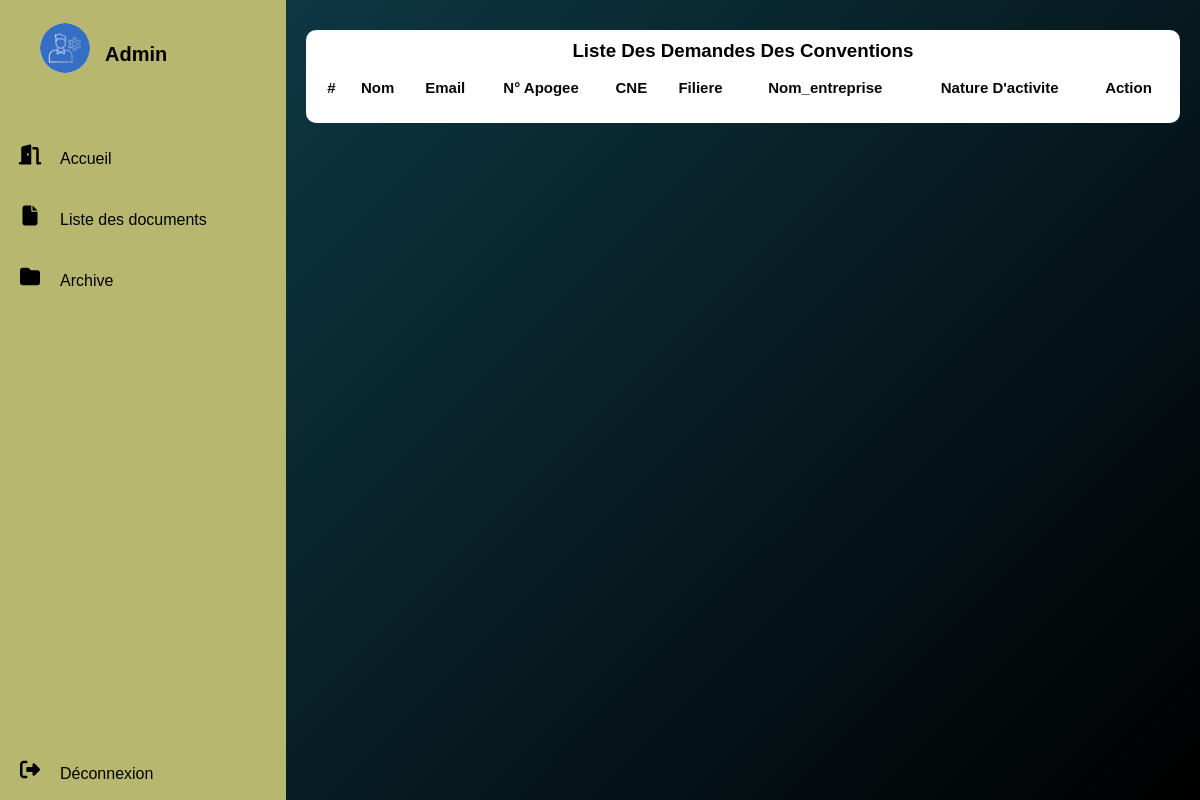
/pj_1/liste_convention.php, run on an earlier commit of the app's database.
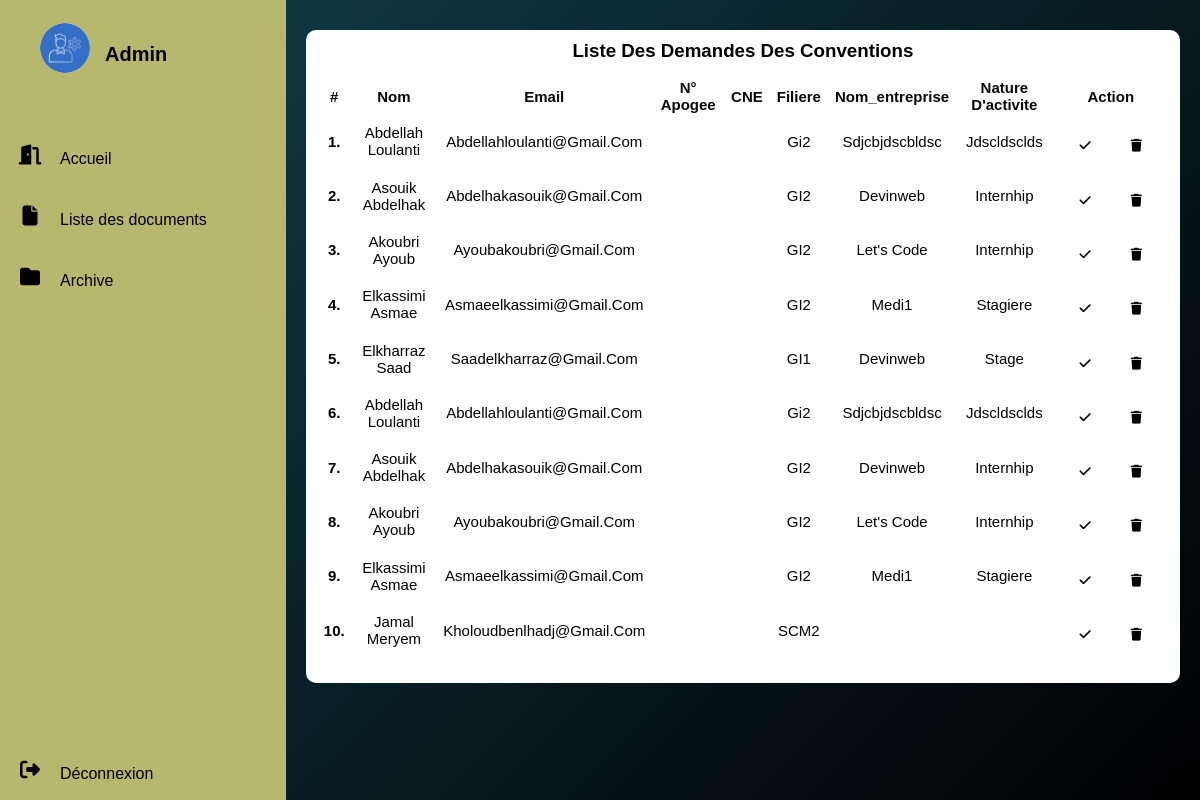
And on a later commit of the database.
### tables this page shows
CREATE TABLE `demandeconv` (
  `id` int(11) NOT NULL,
  `nom` varchar(30) NOT NULL,
  `prenom` varchar(30) NOT NULL,
   `filiere` varchar(30) NOT NULL,
     `email` varchar(30) NOT NULL,
  `apoge` varchar(10) NOT NULL,
  `cne` varchar(10) NOT NULL,
  `nom_entreprise` varchar(30) NOT NULL,
  `adress_entreprise` varchar(30) NOT NULL,
  `telephone` int(11) NOT NULL,
  `telecopie` varchar(30) NOT NULL,
  `nature` varchar(30) NOT NULL,
  `nom_representant` int(11) NOT NULL
);

### pj_1/liste_convention.php (the view, shortened to what this page needs)
<?php
require("connection.php");
?>
<!DOCTYPE html>
<html lang="en">
<head>
    <link rel="stylesheet" href="styleprofil.css">
</head>
<body>
<div class="container">
  <nav>
    <ul>
      <div class="sm">
        <li>
            <a href="index.php" class="logo" >
            <img src="img/n.jpg">
            <span class="nav-iten">Admin</span>
        </a>
    </li>
    <li>
      <a href="index.php">
        <i class="fas fa-door-open"></i>
      <span class="nav-item">Accueil</span>
      </a>
  </li>
    <li class="lin">
         <i class="fas fa-file"></i> <input  onclick="setvisibility('sous','table') ;setvisibility('sous1','none');"type="button" class="nav-item" value="Liste des documents">
    </li>
    <li class="lin">
      <i class="fas fa-folder"></i>
    </i> <input   onclick="setvisibility('sous1','table') ;setvisibility('sous','none');"type="button" class="nav-item" value="Archive">
</li>
 <li>
  <a href="index.html" class="logout" >
      <i class="fas fa-sign-out-alt"></i>
  <span class="nav-item">Déconnexion</span>
  </a>
</li>
  </div>
 </ul>
</nav>
    <section class="main">
      <section class="Utilisateurs">
          <div class="users-list">
            <h1>Liste des demandes des conventions</h1>
            <table class="table">
              <thead>
                <tr>
      <th >#</th>
      <th >Nom</th>
    <th scope="col">Email</th>
     <th  scope="col">N° apogee</th>
      <th  scope="col">CNE</th>
      <th scope="col">Filiere</th>
      <th scope="col"> nom_entreprise</th>
      <th scope="col"> Nature d'activite</th>
      <th>action</th>
                </tr>
              </thead>
              <tbody>
              <?php
$query="SELECT * FROM `demandeconv` ";
$result=mysqli_query($con,$query);
$i=1;
while($row=mysqli_fetch_assoc($result)){
  ?>
  <tr>
    <th scope="row"><?=$i++?>.</th>
    <td><?=$row['nom']?> <?=$row['prenom']?></td>
    <td width="10%"><?=$row['email']?></td>
    <td><?=$row['apoge']?></td>
   <td><?=$row['cne']?></td>
      <td><?=$row['filiere']?></td>
       <td><?=$row['nom_entreprise']?></td>
       <td><?=$row['nature']?></td>
    <td>
    <div class="icone">
     <a target="_blank" href="print-convention.php?id=<?=$row['id']?>"> <i class="fas fa-check"></i></a>
      <a  href="supp.php"><i class="fas fa-trash"></i></a>
    </div>
  </td>
  </tr>
 <?php } ?>
              </tbody>
            </table>
          </div>
        </section>
      </section>
</div>
</body>
</body >
</html>

What changed in the data, as far as the page shows it:
added demandeconv: nom "Abdellah", prenom "Loulanti", email "Abdellahloulanti@gmail.com", filiere "Gi2", nom_entreprise "Sdjcbjdscbldsc", nature "Jdscldsclds"
added demandeconv: nom "Asouik", prenom "Abdelhak", email "Abdelhakasouik@gmail.com", filiere "GI2", nom_entreprise "Devinweb", nature "Internhip"
added demandeconv: nom "Akoubri", prenom "Ayoub", email "Ayoubakoubri@gmail.com", filiere "GI2", nom_entreprise "Let's Code", nature "Internhip"
added demandeconv: nom "Elkassimi", prenom "Asmae", email "Asmaeelkassimi@gmail.com", filiere "GI2", nom_entreprise "Medi1", nature "Stagiere"
added demandeconv: nom "Elkharraz", prenom "Saad", email "Saadelkharraz@gmail.com", filiere "GI1", nom_entreprise "Devinweb", nature "Stage"
added demandeconv: nom "Abdellah", prenom "Loulanti", email "Abdellahloulanti@gmail.com", filiere "Gi2", nom_entreprise "Sdjcbjdscbldsc", nature "Jdscldsclds"
added demandeconv: nom "Asouik", prenom "Abdelhak", email "Abdelhakasouik@gmail.com", filiere "GI2", nom_entreprise "Devinweb", nature "Internhip"
added demandeconv: nom "Akoubri", prenom "Ayoub", email "Ayoubakoubri@gmail.com", filiere "GI2", nom_entreprise "Let's Code", nature "Internhip"
added demandeconv: nom "Elkassimi", prenom "Asmae", email "Asmaeelkassimi@gmail.com", filiere "GI2", nom_entreprise "Medi1", nature "Stagiere"
added demandeconv: nom "Jamal", prenom "Meryem", email "Kholoudbenlhadj@gmail.com", filiere "SCM2"
